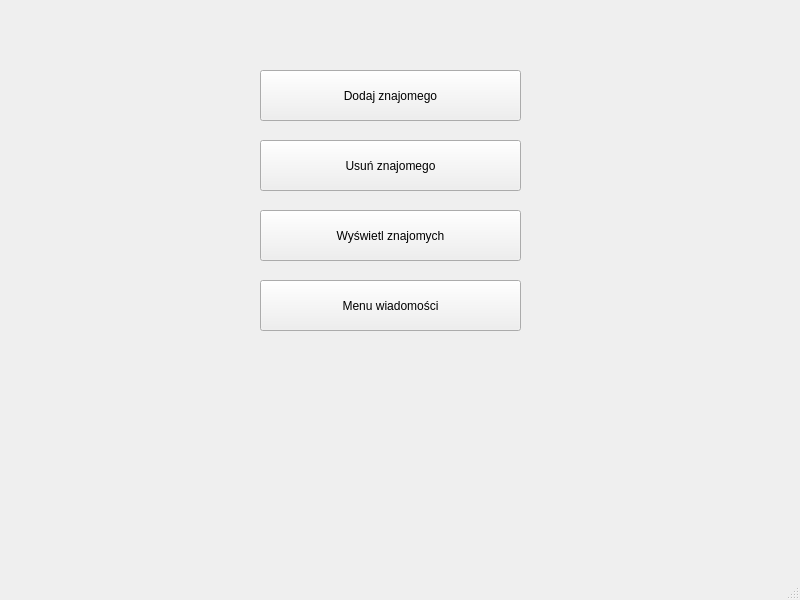
<?xml version="1.0" encoding="UTF-8"?>
<ui version="4.0">
 <class>Usermenu</class>
 <widget class="QMainWindow" name="Usermenu">
  <property name="geometry">
   <rect>
    <x>0</x>
    <y>0</y>
    <width>800</width>
    <height>600</height>
   </rect>
  </property>
  <property name="windowTitle">
   <string>Menu użytkownika</string>
  </property>
  <widget class="QWidget" name="centralwidget">
   <widget class="QPushButton" name="add_friend_button">
    <property name="geometry">
     <rect>
      <x>260</x>
      <y>70</y>
      <width>261</width>
      <height>51</height>
     </rect>
    </property>
    <property name="text">
     <string>Dodaj znajomego</string>
    </property>
   </widget>
   <widget class="QPushButton" name="view_friend_button">
    <property name="geometry">
     <rect>
      <x>260</x>
      <y>210</y>
      <width>261</width>
      <height>51</height>
     </rect>
    </property>
    <property name="text">
     <string>Wyświetl znajomych</string>
    </property>
   </widget>
   <widget class="QPushButton" name="remove_friend_button">
    <property name="geometry">
     <rect>
      <x>260</x>
      <y>140</y>
      <width>261</width>
      <height>51</height>
     </rect>
    </property>
    <property name="text">
     <string>Usuń znajomego</string>
    </property>
   </widget>
   <widget class="QLabel" name="text_lebel">
    <property name="geometry">
     <rect>
      <x>150</x>
      <y>20</y>
      <width>481</width>
      <height>41</height>
     </rect>
    </property>
    <property name="text">
     <string/>
    </property>
    <property name="alignment">
     <set>Qt::AlignmentFlag::AlignCenter</set>
    </property>
   </widget>
   <widget class="QLabel" name="text_lebel_2">
    <property name="geometry">
     <rect>
      <x>130</x>
      <y>350</y>
      <width>501</width>
      <height>221</height>
     </rect>
    </property>
    <property name="text">
     <string/>
    </property>
    <property name="alignment">
     <set>Qt::AlignmentFlag::AlignCenter</set>
    </property>
   </widget>
   <widget class="QPushButton" name="message_button">
    <property name="geometry">
     <rect>
      <x>260</x>
      <y>280</y>
      <width>261</width>
      <height>51</height>
     </rect>
    </property>
    <property name="text">
     <string>Menu wiadomości</string>
    </property>
   </widget>
  </widget>
  <widget class="QMenuBar" name="menubar">
   <property name="geometry">
    <rect>
     <x>0</x>
     <y>0</y>
     <width>800</width>
     <height>23</height>
    </rect>
   </property>
  </widget>
  <widget class="QStatusBar" name="statusbar"/>
 </widget>
 <resources/>
 <connections/>
</ui>
